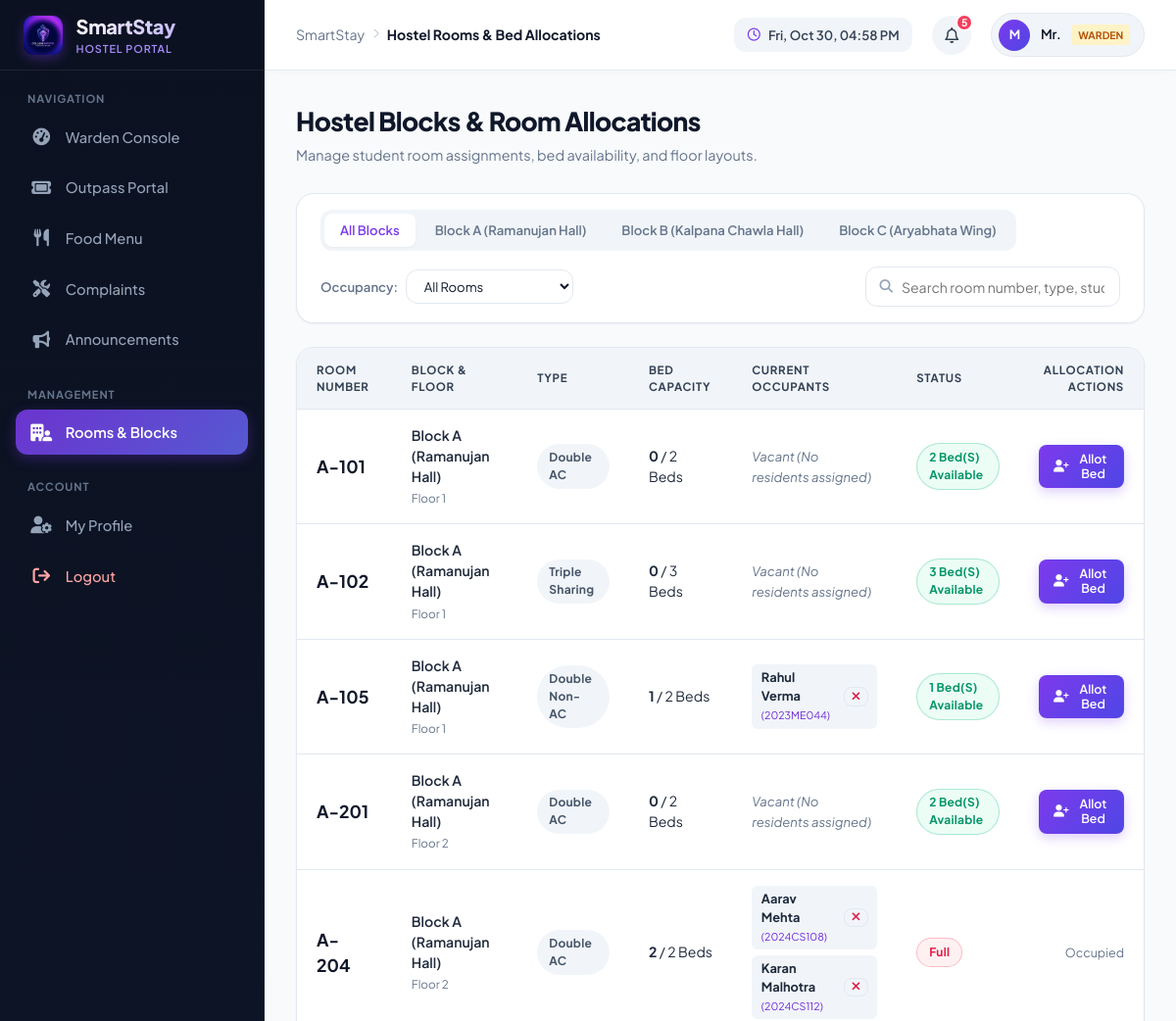
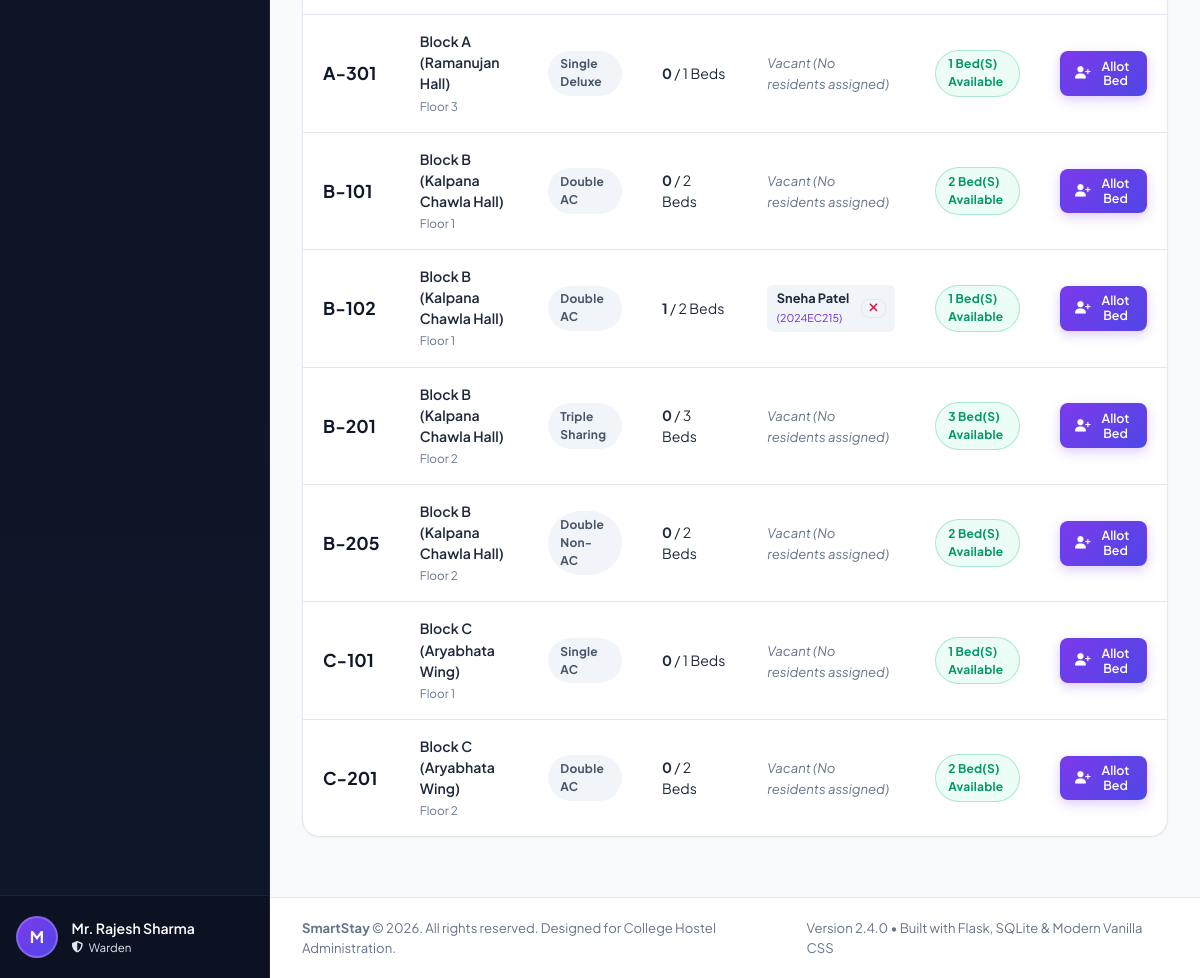
The app's page /rooms (signed in) with its own data (2 pictures, top to bottom).
### tables this page shows
CREATE TABLE users (
        id INTEGER PRIMARY KEY AUTOINCREMENT,
        username TEXT UNIQUE NOT NULL,
        email TEXT UNIQUE NOT NULL,
        password_hash TEXT NOT NULL,
        role TEXT NOT NULL CHECK(role IN ('student', 'warden', 'admin')),
        full_name TEXT NOT NULL,
        phone TEXT,
        avatar TEXT DEFAULT 'default.png',
        created_at TIMESTAMP DEFAULT CURRENT_TIMESTAMP
    );

CREATE TABLE blocks (
        id INTEGER PRIMARY KEY AUTOINCREMENT,
        name TEXT NOT NULL UNIQUE,
        gender_type TEXT NOT NULL DEFAULT 'Boys',
        total_floors INTEGER DEFAULT 3,
        description TEXT
    );

CREATE TABLE rooms (
        id INTEGER PRIMARY KEY AUTOINCREMENT,
        block_id INTEGER NOT NULL REFERENCES blocks(id) ON DELETE CASCADE,
        room_number TEXT NOT NULL,
        floor INTEGER DEFAULT 1,
        capacity INTEGER DEFAULT 2,
        type TEXT DEFAULT 'Double AC',
        status TEXT DEFAULT 'Available',
        UNIQUE(block_id, room_number)
    );

CREATE TABLE students (
        id INTEGER PRIMARY KEY AUTOINCREMENT,
        user_id INTEGER UNIQUE NOT NULL REFERENCES users(id) ON DELETE CASCADE,
        roll_no TEXT UNIQUE NOT NULL,
        department TEXT,
        year TEXT,
        gender TEXT,
        guardian_name TEXT,
        guardian_phone TEXT,
        address TEXT,
        room_id INTEGER REFERENCES rooms(id) ON DELETE SET NULL
    );

### app.py (the view)
@app.route('/rooms')
@login_required
@role_required(['admin', 'warden'])
def rooms():
    block_filter = request.args.get('block', 'all')
    status_filter = request.args.get('status', 'all')
    blocks = query_db("SELECT * FROM blocks ORDER BY name")
    query = """
        SELECT r.*, b.name as block_name,
               (SELECT COUNT(*) FROM students s WHERE s.room_id = r.id) as current_occupants
        FROM rooms r
        JOIN blocks b ON r.block_id = b.id
        WHERE 1=1
    """
    params = []
    if block_filter != 'all':
        query += " AND b.id = ?"
        params.append(block_filter)
    if status_filter == 'available':
        query += " AND (SELECT COUNT(*) FROM students s WHERE s.room_id = r.id) < r.capacity"
    elif status_filter == 'occupied':
        query += " AND (SELECT COUNT(*) FROM students s WHERE s.room_id = r.id) >= r.capacity"
    query += " ORDER BY b.name, r.floor, r.room_number"
    rooms_list = query_db(query, params)
    room_occupants = {}
    for r in rooms_list:
        occs = query_db("""
            SELECT s.id, s.roll_no, s.department, s.year, u.full_name, u.phone
            FROM students s
            JOIN users u ON s.user_id = u.id
            WHERE s.room_id = ?
        """, [r['id']])
        room_occupants[r['id']] = occs
    unallocated_students = query_db("""
        SELECT s.id, s.roll_no, u.full_name, s.department, s.year, s.gender
        FROM students s
        JOIN users u ON s.user_id = u.id
        WHERE s.room_id IS NULL
        ORDER BY s.roll_no
    """)
    return render_template(
        'rooms.html',
        blocks=blocks,
        rooms=rooms_list,
        room_occupants=room_occupants,
        unallocated_students=unallocated_students,
        block_filter=block_filter,
        status_filter=status_filter
    )

### app.py (called while the page is built)
def get_db():
    db = getattr(g, '_database', None)
    if db is None:
        db = g._database = sqlite3.connect(DATABASE)
        db.row_factory = sqlite3.Row
        db.execute("PRAGMA foreign_keys = ON")
    return db

@app.teardown_appcontext
def close_connection(exception):
    db = getattr(g, '_database', None)
    if db is not None:
        db.close()

def query_db(query, args=(), one=False):
    cur = get_db().execute(query, args)
    rv = cur.fetchall()
    cur.close()
    return (rv[0] if rv else None) if one else rv

def login_required(f):
    @wraps(f)
    def decorated_function(*args, **kwargs):
        if 'user_id' not in session:
            flash('Please log in to access this page.', 'warning')
            return redirect(url_for('login', next=request.url))
        return f(*args, **kwargs)
    return decorated_function

def role_required(roles):
    def decorator(f):
        @wraps(f)
        def decorated_function(*args, **kwargs):
            if 'user_id' not in session:
                flash('Please log in to continue.', 'warning')
                return redirect(url_for('login'))
            user_role = session.get('role')
            if user_role not in roles:
                flash('You do not have permission to access that resource.', 'danger')
                return redirect(url_for('dashboard'))
            return f(*args, **kwargs)
        return decorated_function
    return decorator

def get_current_user():
    if 'user_id' not in session:
        return None
    user = query_db("SELECT * FROM users WHERE id = ?", [session['user_id']], one=True)
    return user

### templates/rooms.html (shortened to what this page needs)
{% extends "base.html" %}
{% block page_title %}Hostel Rooms & Bed Allocations{% endblock %}
{% block content %}
<div class="page-header-row">
  <div class="page-title-group">
    <h1>Hostel Blocks & Room Allocations</h1>
    <p class="page-subtitle">Manage student room assignments, bed availability, and floor layouts.</p>
  </div>
</div>
<div class="card" style="margin-bottom: 1.5rem;">
  <div class="card-body" style="padding: 1rem 1.5rem;">
    <div class="filter-bar" style="margin-bottom: 0;">
      <div class="filter-tabs" style="flex-wrap: wrap;">
        <a href="{{ url_for('rooms', block='all', status=status_filter) }}" class="filter-tab {% if block_filter == 'all' %}active{% endif %}">
          All Blocks
        </a>
        {% for b in blocks %}
          <a href="{{ url_for('rooms', block=b.id, status=status_filter) }}" class="filter-tab {% if block_filter == b.id|string %}active{% endif %}">
            {{ b.name }}
          </a>
        {% endfor %}
      </div>
      <div style="display: flex; align-items: center; gap: 0.5rem;">
        <span style="font-size: 0.82rem; font-weight: 600; color: var(--text-muted);">Occupancy:</span>
        <select class="form-control" style="width: auto; padding: 0.45rem 0.85rem; font-size: 0.82rem;" onchange="location = this.value;">
          <option value="{{ url_for('rooms', block=block_filter, status='all') }}" {% if status_filter == 'all' %}selected{% endif %}>All Rooms</option>
        </select>
      </div>
      <div class="search-input-wrapper">
        <i class="fa-solid fa-magnifying-glass"></i>
        <input type="text" class="form-control table-search-input" data-table="roomsTable" placeholder="Search room number, type, student...">
      </div>
    </div>
  </div>
</div>
<div class="card">
  <div class="card-body" style="padding: 0;">
    <div class="table-responsive">
      <table class="data-table" id="roomsTable">
        <thead>
          <tr>
            <th>Room Number</th>
            <th>Block & Floor</th>
            <th>Type</th>
            <th>Bed Capacity</th>
            <th>Current Occupants</th>
            <th>Status</th>
            <th style="text-align: right;">Allocation Actions</th>
          </tr>
        </thead>
        <tbody>
          {% if rooms %}
            {% for r in rooms %}
              <tr>
                <td>
                  <strong style="font-size: 1.1rem; color: var(--navy-900);">{{ r.room_number }}</strong>
                </td>
                <td>
                  <div style="font-weight: 600; color: var(--navy-800);">{{ r.block_name }}</div>
                  <small style="color: var(--text-muted);">Floor {{ r.floor }}</small>
                </td>
                <td>
                  <span class="badge badge-low">{{ r.type }}</span>
                </td>
                <td>
                  <strong>{{ r.current_occupants }}</strong> / {{ r.capacity }} Beds
                </td>
                <td>
                  {% set occs = room_occupants.get(r.id, []) %}
                  {% if occs %}
                    <div style="display: flex; flex-direction: column; gap: 0.35rem;">
                      {% for st in occs %}
                        <div style="display: flex; align-items: center; justify-content: space-between; background: var(--bg-subtle); padding: 0.25rem 0.6rem; border-radius: 6px; font-size: 0.8rem;">
                          <span><strong>{{ st.full_name }}</strong> <small style="color: var(--purple-700);">({{ st.roll_no }})</small></span>
                          <button class="btn btn-secondary btn-sm" style="padding: 0.15rem 0.4rem; color: var(--rose-600); margin-left: 0.5rem;"
                                  onclick="deallocateRoom({{ st.id }}, '{{ st.full_name|replace("'", "\\'") }}')" title="Remove student from room">
                            <i class="fa-solid fa-xmark"></i>
                          </button>
                        </div>
                      {% endfor %}
                    </div>
                  {% else %}
                    <span style="font-size: 0.82rem; color: var(--text-muted); font-style: italic;">Vacant (No residents assigned)</span>
                  {% endif %}
                </td>
                <td>
                  {% if r.current_occupants >= r.capacity %}
                    <span class="badge badge-rejected">Full</span>
                  {% else %}
                    <span class="badge badge-approved">{{ r.capacity - r.current_occupants }} Bed(s) Available</span>
                  {% endif %}
                </td>
                <td style="text-align: right;">
                  {% if r.current_occupants < r.capacity %}
                    <button class="btn btn-primary btn-sm" onclick="openRoomAllotModal({{ r.id }}, '{{ r.room_number }}', '{{ r.block_name|replace("'", "\\'") }}')">
                      <i class="fa-solid fa-user-plus"></i> Allot Bed
                    </button>
                  {% else %}
                    <span style="font-size: 0.78rem; color: var(--text-muted);">Occupied</span>
                  {% endif %}
                </td>
              </tr>
            {% endfor %}
          {% else %}
            <tr>
              <td colspan="7" style="text-align: center; padding: 3rem; color: var(--text-muted);">
                No rooms match the selected filter.
              </td>
            </tr>
          {% endif %}
        </tbody>
      </table>
    </div>
  </div>
</div>
{% endblock %}

### templates/base.html (shortened to what this page needs)
<!DOCTYPE html>
<html lang="en">
<head>
  <link rel="stylesheet" href="https://cdnjs.cloudflare.com/ajax/libs/font-awesome/6.5.1/css/all.min.css">
  <link rel="stylesheet" href="{{ url_for('static', filename='css/style.css') }}">
</head>
<body>
  <div class="app-wrapper">
    <aside class="app-sidebar" id="appSidebar">
      <div class="sidebar-header">
        <img src="{{ url_for('static', filename='images/logo.jpg') }}" alt="SmartStay" class="brand-logo-img">
        <div class="brand-title">
          <span class="brand-name">SmartStay</span>
          <span class="brand-badge">Hostel Portal</span>
        </div>
      </div>
      <div class="sidebar-content">
        <div>
          <div class="nav-section-title">Navigation</div>
          <ul class="nav-menu">
            {% if session.get('role') == 'student' %}
              <li class="nav-item {% if request.path == '/student/dashboard' %}active{% endif %}">
                <a href="{{ url_for('student_dashboard') }}">
                  <i class="fa-solid fa-gauge-high"></i>
                  <span>My Dashboard</span>
                </a>
              </li>
            {% elif session.get('role') == 'warden' %}
              <li class="nav-item {% if request.path == '/warden/dashboard' %}active{% endif %}">
                <a href="{{ url_for('warden_dashboard') }}">
                  <i class="fa-solid fa-gauge-high"></i>
                  <span>Warden Console</span>
                </a>
              </li>
            {% endif %}
            <li class="nav-item {% if request.path == '/outpass' %}active{% endif %}">
              <a href="{{ url_for('outpass') }}">
                <i class="fa-solid fa-ticket"></i>
                <span>Outpass Portal</span>
              </a>
            </li>
            <li class="nav-item {% if request.path == '/food-menu' %}active{% endif %}">
              <a href="{{ url_for('food_menu') }}">
                <i class="fa-solid fa-utensils"></i>
                <span>Food Menu</span>
              </a>
            </li>
            <li class="nav-item {% if request.path == '/complaints' %}active{% endif %}">
              <a href="{{ url_for('complaints') }}">
                <i class="fa-solid fa-screwdriver-wrench"></i>
                <span>Complaints</span>
              </a>
            </li>
            <li class="nav-item {% if request.path == '/announcements' %}active{% endif %}">
              <a href="{{ url_for('announcements') }}">
                <i class="fa-solid fa-bullhorn"></i>
                <span>Announcements</span>
              </a>
            </li>
          </ul>
        </div>
        {% if session.get('role') in ['warden', 'admin'] %}
        <div>
          <div class="nav-section-title">Management</div>
          <ul class="nav-menu">
            <li class="nav-item {% if request.path == '/rooms' %}active{% endif %}">
              <a href="{{ url_for('rooms') }}">
                <i class="fa-solid fa-building-user"></i>
                <span>Rooms & Blocks</span>
              </a>
            </li>
          </ul>
        </div>
        {% endif %}
        <div>
          <div class="nav-section-title">Account</div>
          <ul class="nav-menu">
            <li class="nav-item {% if request.path == '/profile' %}active{% endif %}">
              <a href="{{ url_for('profile') }}">
                <i class="fa-solid fa-user-gear"></i>
                <span>My Profile</span>
              </a>
            </li>
            <li class="nav-item">
              <a href="{{ url_for('logout') }}" style="color: #fca5a5;">
                <i class="fa-solid fa-arrow-right-from-bracket"></i>
                <span>Logout</span>
              </a>
            </li>
          </ul>
        </div>
      </div>
      <div class="sidebar-footer">
        <a href="{{ url_for('profile') }}" class="user-mini-card">
          <div class="user-avatar-circle">
            {{ current_user.full_name[:1] if current_user else 'U' }}
          </div>
          <div class="user-meta">
            <div class="user-meta-name">{{ current_user.full_name if current_user else 'Guest' }}</div>
            <div class="user-meta-role">
              <i class="fa-solid fa-shield-halved"></i>
              <span>{{ current_user.role|capitalize if current_user else 'Resident' }}</span>
            </div>
          </div>
        </a>
      </div>
    </aside>
    <main class="app-main">
      <header class="app-header">
        <div class="header-left">
          <div class="page-breadcrumb">
            <span>SmartStay</span>
            <i class="fa-solid fa-chevron-right" style="font-size: 0.65rem; color: #cbd5e1;"></i>
            <span class="breadcrumb-active">{% block page_title %}Dashboard{% endblock %}</span>
          </div>
        </div>
        <div class="header-right">
          <div class="system-clock">
            <i class="fa-regular fa-clock"></i>
            <span id="systemClockText"></span>
          </div>
          <div style="position: relative;">
            <button class="notification-bell-btn" id="notificationBellBtn" aria-label="Notifications">
              <i class="fa-regular fa-bell"></i>
              {% if unread_notifications_count > 0 %}
                <span class="bell-badge" id="notifBadge">{{ unread_notifications_count }}</span>
              {% endif %}
            </button>
          </div>
          <a href="{{ url_for('profile') }}" class="header-profile-chip">
            <div class="header-avatar">
              {{ current_user.full_name[:1] if current_user else 'U' }}
            </div>
            <span class="header-user-name">{{ current_user.full_name.split(' ')[0] if current_user else 'User' }}</span>
            <span class="header-role-tag {{ current_user.role if current_user else '' }}">
              {{ current_user.role if current_user else '' }}
            </span>
          </a>
        </div>
      </header>
      <div class="page-container">
        {% block content %}{% endblock %}
      </div>
      <footer class="app-footer">
        <div>
          <strong>SmartStay</strong> &copy; 2026. All rights reserved. Designed for College Hostel Administration.
        </div>
        <div>
          <span>Version 2.4.0 • Built with Flask, SQLite & Modern Vanilla CSS</span>
        </div>
      </footer>
    </main>
  </div>
</body>
</html>

### records on screen
users: full_name "M", full_name "Mr. Rajesh Sharma", role "Warden", full_name "Mr.", role "WARDEN"
blocks: name "Block A (Ramanujan Hall)"
blocks: name "Block B (Kalpana Chawla Hall)"
blocks: name "Block C (Aryabhata Wing)"
rooms: room_number "A-101", block_name "Block A (Ramanujan Hall)", floor "1", type "Double AC", current_occupants "0", capacity "2", shows "Vacant (No residents assigned)", r.capacity-r.current_occupants "2"
rooms: room_number "A-102", block_name "Block A (Ramanujan Hall)", floor "1", type "Triple Sharing", current_occupants "0", capacity "3", shows "Vacant (No residents assigned)", r.capacity-r.current_occupants "3"
rooms: room_number "A-105", block_name "Block A (Ramanujan Hall)", floor "1", type "Double Non-AC", current_occupants "1", capacity "2", r.capacity-r.current_occupants "1"
students: full_name "Rahul Verma", roll_no "2023ME044"
rooms: room_number "A-201", block_name "Block A (Ramanujan Hall)", floor "2", type "Double AC", current_occupants "0", capacity "2", shows "Vacant (No residents assigned)", r.capacity-r.current_occupants "2"
rooms: room_number "A-204", block_name "Block A (Ramanujan Hall)", floor "2", type "Double AC", current_occupants "2", capacity "2", shows "Full", shows "Occupied"
students: full_name "Aarav Mehta", roll_no "2024CS108"
students: full_name "Karan Malhotra", roll_no "2024CS112"
rooms: room_number "A-301", block_name "Block A (Ramanujan Hall)", floor "3", type "Single Deluxe", current_occupants "0", capacity "1", shows "Vacant (No residents assigned)", r.capacity-r.current_occupants "1"
rooms: room_number "B-101", block_name "Block B (Kalpana Chawla Hall)", floor "1", type "Double AC", current_occupants "0", capacity "2", shows "Vacant (No residents assigned)", r.capacity-r.current_occupants "2"
rooms: room_number "B-102", block_name "Block B (Kalpana Chawla Hall)", floor "1", type "Double AC", current_occupants "1", capacity "2", r.capacity-r.current_occupants "1"
students: full_name "Sneha Patel", roll_no "2024EC215"
rooms: room_number "B-201", block_name "Block B (Kalpana Chawla Hall)", floor "2", type "Triple Sharing", current_occupants "0", capacity "3", shows "Vacant (No residents assigned)", r.capacity-r.current_occupants "3"
rooms: room_number "B-205", block_name "Block B (Kalpana Chawla Hall)", floor "2", type "Double Non-AC", current_occupants "0", capacity "2", shows "Vacant (No residents assigned)", r.capacity-r.current_occupants "2"
rooms: room_number "C-101", block_name "Block C (Aryabhata Wing)", floor "1", type "Single AC", current_occupants "0", capacity "1", shows "Vacant (No residents assigned)", r.capacity-r.current_occupants "1"
rooms: room_number "C-201", block_name "Block C (Aryabhata Wing)", floor "2", type "Double AC", current_occupants "0", capacity "2", shows "Vacant (No residents assigned)", r.capacity-r.current_occupants "2"

### other values on screen
{{ unread_notifications_count }} "5"
